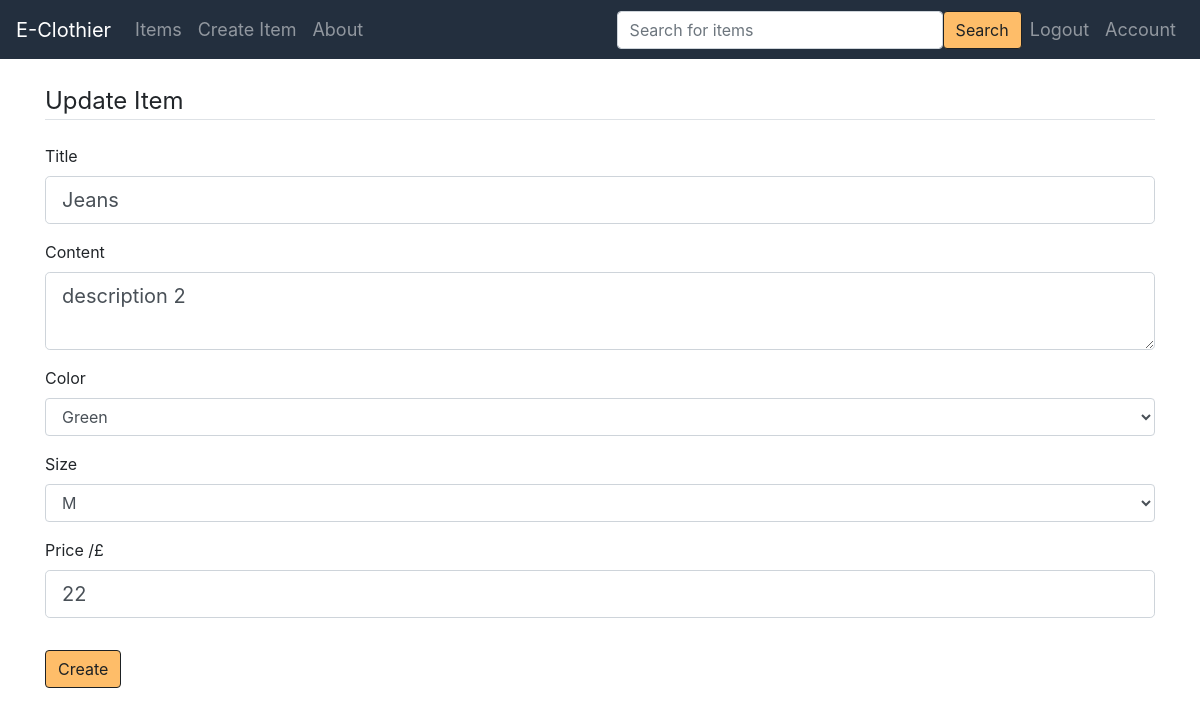
Screenshot of /item/2/update (signed in) with the database file from the repository.
### app/models.py (models this page shows, shortened)
class Item(db.Model):
    id = db.Column(db.Integer, primary_key=True)
    title = db.Column(db.String(100), nullable=False)
    date_created = db.Column(db.DateTime, nullable=False, default=dt.now)
    content = db.Column(db.Text, nullable=False)
    color = db.Column(db.Text)
    size = db.Column(db.Text)
    price = db.Column(db.Integer, nullable=False)
    user_id = db.Column(db.Integer, db.ForeignKey('user.id'), nullable=False)
    __mapper_args__ = {"polymorphic_identity": "item"}

### app/main/routes.py (the view)
@bp_main.route("/item/<int:item_id>/update", methods=['GET', 'POST'])
@login_required
def update_item(item_id):
    item = Item.query.get_or_404(item_id)
    if item.author != current_user:
        abort(403)
    form = ItemForm()
    if form.validate_on_submit():
        item.title = form.title.data
        item.content = form.content.data
        item.size = form.size.data
        item.color = form.color.data
        item.price = form.price.data
        db.session.commit()
        flash('Your post has been updated!', 'success')
        return redirect(url_for('main.item', item_id=item.id))
    elif request.method == 'GET':
        form.title.data = item.title
        form.content.data = item.content
        form.color.data = item.color
        form.size.data = item.size
        form.price.data = item.price
    return render_template('create_item.html', title='Update Item',
                           form=form, legend='Update Item')

### app/auth/forms.py
class ItemForm(FlaskForm):
    title = StringField('Title', validators=[DataRequired()])
    content = TextAreaField('Content', validators=[DataRequired()])
    price = IntegerField('Price /£', validators=[DataRequired()])
    color = SelectField('Color', choices=[('black', 'Black'), ('white', 'White'), ('red', 'Red'), ('orange', 'Orange'),
                                          ('yellow', 'Yellow'), ('green', 'Green'), ('blue', 'Blue'), ('pink', 'Pink')])
    size = SelectField('Size', choices=[('xxs', 'XXS'), ('xs', 'XS'), ('s', 'S'), ('m', 'M'), ('l', 'L'), ('xl', 'XL'),
                                        ('xxl', 'XXL')])
    submit = SubmitField('Create')

### app/auth/routes.py (called while the page is built)
@login_manager.user_loader
def load_user(user_id):
    if user_id is not None:
        return User.query.get(user_id)
    return None

### app/templates/create_item.html (shortened to what this page needs)
{% extends "base.html" %}
{% block content %}
    <div class="content-section">
        <form method="POST" action="">
            <fieldset class="form-group">
                <legend class="border-bottom mb-4">{{ legend }}</legend>
                <div class="form-group">
                    {{ form.title.label(class="form-control-label") }}
                    {% if form.title.errors %}
                        {{ form.title(class="form-control form-control-lg is-invalid") }}
                        <div class="invalid-feedback">
                            {% for error in form.title.errors %}
                                <span>{{ error }}</span>
                            {% endfor %}
                        </div>
                    {% else %}
                        {{ form.title(class="form-control form-control-lg") }}
                    {% endif %}
                </div>
                <div class="form-group">
                    {{ form.content.label(class="form-control-label") }}
                    {% if form.content.errors %}
                        {{ form.content(class="form-control form-control-lg is-invalid") }}
                        <div class="invalid-feedback">
                            {% for error in form.content.errors %}
                                <span>{{ error }}</span>
                            {% endfor %}
                        </div>
                    {% else %}
                        {{ form.content(class="form-control form-control-lg") }}
                    {% endif %}
                </div>
                <div class="form-group">
                    {{ form.color.label(class="form-control-label") }}
                    {% if form.color.errors %}
                        {{ form.color(class="form-control form-control-lg is-invalid") }}
                        <div class="invalid-feedback">
                            {% for error in form.color.errors %}
                                <span>{{ error }}</span>
                            {% endfor %}
                        </div>
                    {% else %}
                        {{ form.color(class='form-control')}}
                    {% endif %}
                </div>
                <div class="form-group">
                    {{ form.size.label(class_="form-control-label") }}
                    {% if form.size.errors %}
                        {{ form.size(class="form-control form-control-lg is-invalid") }}
                        <div class="invalid-feedback">
                            {% for error in form.size.errors %}
                                <span>{{ error }}</span>
                            {% endfor %}
                        </div>
                    {% else %}
                        {{ form.size( class_='form-control')}}
                    {% endif %}
                </div>
                <div class="form-group">
                    {{ form.price.label(class="form-control-label") }}
                    {% if form.price.errors %}
                        {{ form.price(class="form-control form-control-lg is-invalid") }}
                        <div class="invalid-feedback">
                            {% for error in form.price.errors %}
                                <span>{{ error }}</span>
                            {% endfor %}
                        </div>
                    {% else %}
                        {{ form.price(class="form-control form-control-lg") }}
                    {% endif %}
                </div>
            </fieldset>
            <div class="form-group">
                {{ form.submit(class="btn btn-primary") }}
            </div>
        </form>
    </div>
{% endblock %}

### rows the page displays
Item: title "Jeans", content "description 2", color "Green", size "M", price "22"

### other values shown
{{ legend }} "Update Item"
